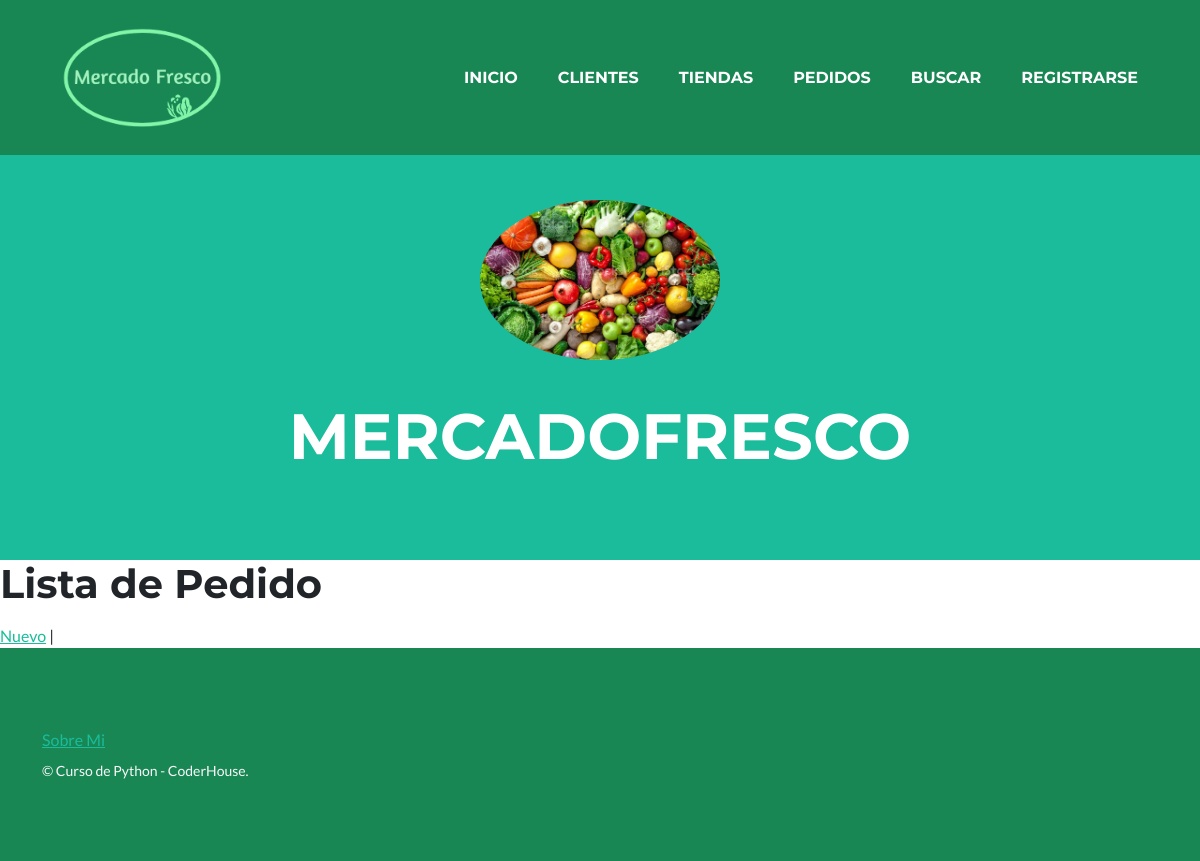
Before: /MercadoFresco/pedido/list with the older database file.
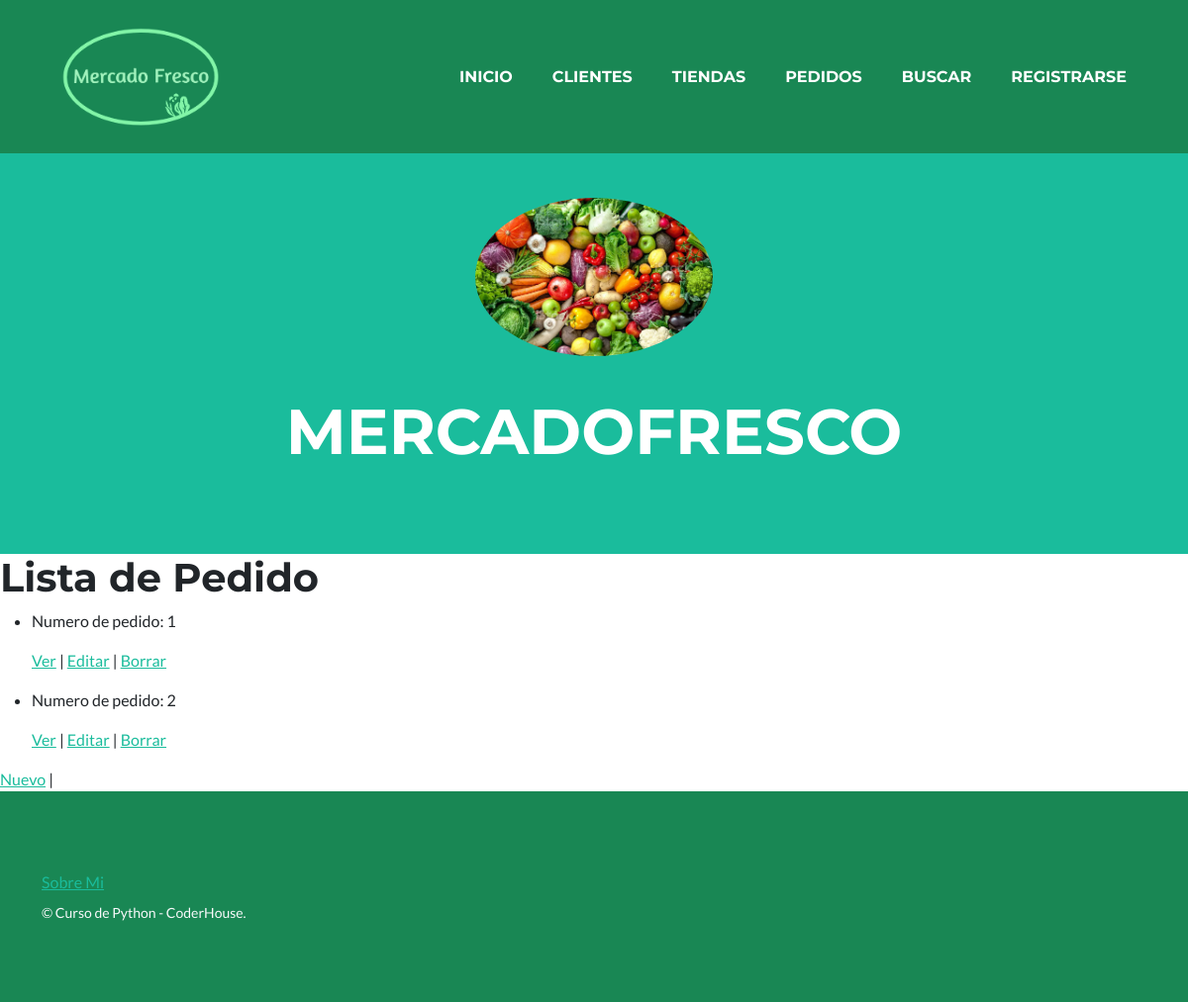
After: the same page with the newer database file.
### MercadoFresco/models.py (models this page shows, shortened)
class Pedido(models.Model):
    cliente=models.CharField(max_length=30)
    tienda=models.CharField(max_length=30)
    descripcion=models.CharField(max_length=500)

### MercadoFresco/views.py (the view)
# urls.py: path('pedido/list', views.PedidoList.as_view(), name='ListP'),
class PedidoList(ListView):
    model = Pedido
    template_name = "MercadoFresco/pedido_list.html"

### MercadoFresco/templates/MercadoFresco/pedido_list.html
{% extends "MercadoFresco/padre.html" %}
{% block contenidoQueCambia %}
<h1>Lista de Pedido</h1>
<ul>
    {% for pedido in object_list %}
        <li>
            <p>Numero de pedido: {{ pedido.id }}</p>
            <p>
                <a href="{% url 'DetailP' pedido.id %}">Ver</a> |
                <a href="{% url 'EditP' pedido.id %}">Editar</a> |
                <a href="{% url 'DeleteP' pedido.id %}">Borrar</a>
            </p>
        </li>
    {% endfor %}
</ul>
<a href="{% url 'NewP'  %}">Nuevo</a> |
<br>
{% endblock %}

Changed rows visible on the page:
added Pedido: id "1"
added Pedido: id "2"
